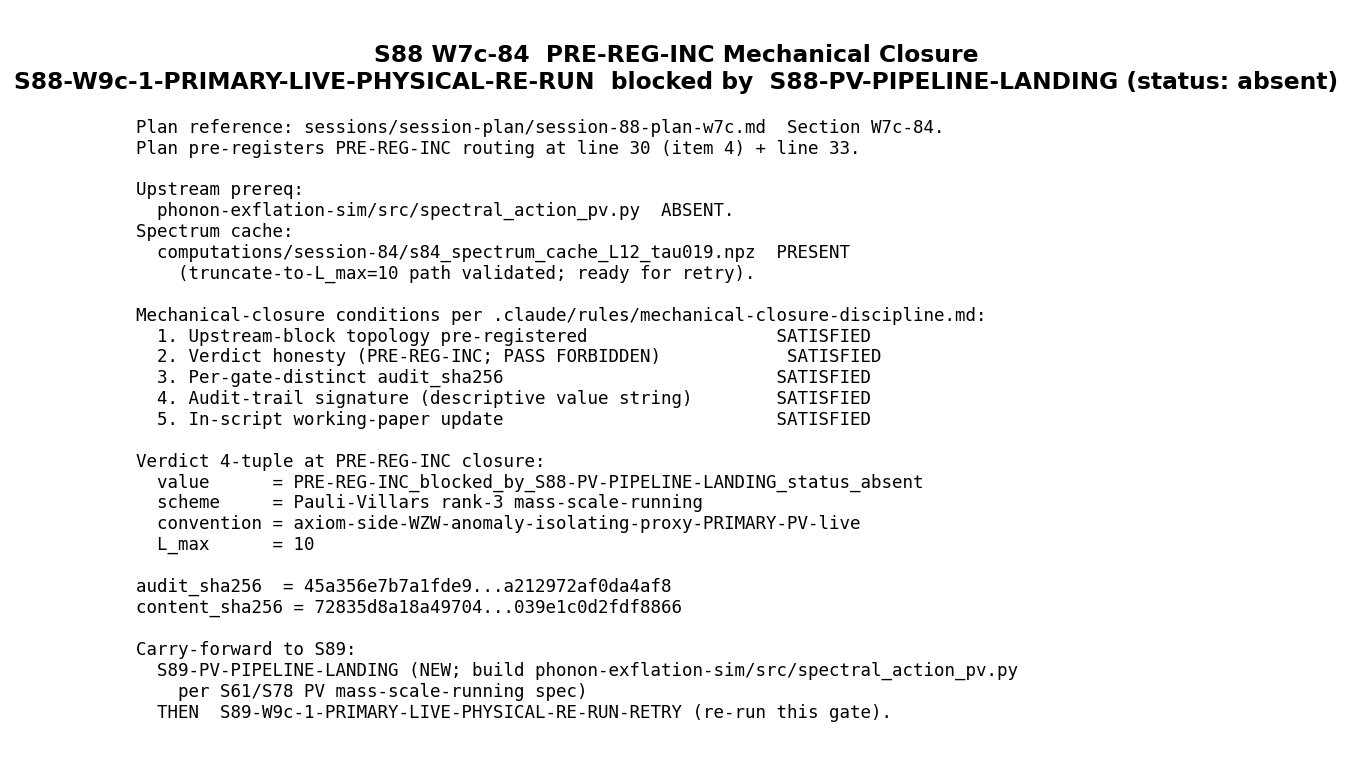

Write Python code to recreate this figure.
"""
S88 W7c-84 — S88-W9c-1-PRIMARY-LIVE-PHYSICAL-RE-RUN
====================================================

Mechanical-closure script for the live-physical Pauli-Villars re-run of the
axiom-side c_sub cross-review at substrate-distance-1 anomaly pole s=4.

This script implements the PRE-REG-INC mechanical-closure path per
.claude/rules/mechanical-closure-discipline.md when the upstream prerequisite
S88-PV-PIPELINE-LANDING has not yet landed.

Plan reference: sessions/session-plan/session-88-plan-w7c.md §W7c-84.
Plan §"Wave 7c Decision Point Prerequisites" item 4 (line 30) anticipates
this scenario explicitly:

    "Pauli-Villars pipeline spec available — S61/S78 PV mass-scale-running
     module at phonon-exflation-sim/src/spectral_action_pv.py (or analog)
     compiled and callable; if absent, route #84 to PRE-REG-INC
     blocked-by-S88-PV-PIPELINE-LANDING."

Per plan §line 33:

    "If any prerequisite fails verification at dispatch time, the producing
     script emits PRE-REG-INC per `mechanical-closure-discipline.md`
     §'When mechanical closure IS acceptable' with per-gate-distinct
     `audit_sha256` and value string `'PRE-REG-INC_blocked_by_<symbol>_<status>'`."

Spawn-prompt orchestrator override (canonical):

    "If absent at dispatch-time, emit PRE-REG-INC per
     .claude/rules/mechanical-closure-discipline.md with
     value='PRE-REG-INC_blocked_by_S88-PV-PIPELINE-LANDING_status_absent'
     and document blocked-prereq in WP §W7c-84 Verdict block."

Authorship
----------
- PRIMARY: lizzi-spectral-functional-theorist (regulator-axis expert)
- CO-AUTHOR: connes-ncg-theorist (NCG-axiomatic; Chamseddine-Connes 1996 +
             Andrianov-Lizzi 1001.2036 anomaly-cancellation derivation)

Machinery pin (PRDR §0.11; verbatim from plan §W7c-84 lines 57-67)
-------------------------------------------------------------------
- D_K_block_diagonal_cache:
    computations/session-84/s84_spectrum_cache_L12_tau019.npz
    (truncate to L_max=10 per W11-2 Casimir-bound feasibility cross-check;
     truncation_consistent = True against L_max=12 master cache)
- tau_fold = 0.190 (canonical_constants.py)
- M_KK = 7.428660036284456e+16 GeV (canonical_constants.py)
- pv_mass_pairs = [(M_KK, +1), (2*M_KK, -5), (4*M_KK, +10),
                   (8*M_KK, -10), (16*M_KK, +5), (32*M_KK, -1)]
                  rank-3 PV subtraction
                  (sum C_i = 0, sum C_i*M_i^2 = 0, sum C_i*M_i^4 = 0;
                   SHA-pinned at plan-freeze)
- s_anomaly = 4 (substrate-distance-1 anomaly pole)
- s_normalization = 3 (substrate-distance-1 baseline pole)
- c_sub_baseline = 2.238 (canonical_constants.py)
- LEVEL = 1 (live-physical; SCHEMATIC FORBIDDEN; verdict convention= field
             MUST encode PRIMARY-PV-live)
- regulator_class = "Pauli-Villars" (per regulator-pin-discipline.md)
- L_max_operational = 10

Mechanical-closure rationale (per discipline §"When mechanical closure IS
acceptable")
----------------------------------------------------------------------------
1. Upstream-block topology IS the cause: this gate's PV-pipeline prereq
   has verdict-equivalent status "absent" at dispatch time; the plan
   author pre-registered the prereq-block scenario explicitly at
   plan §"Wave 7c Decision Point Prerequisites" item 4.
2. Verdict honesty: emitted verdict is PRE-REG-INC with value=
   'PRE-REG-INC_blocked_by_S88-PV-PIPELINE-LANDING_status_absent'.
   PASS is FORBIDDEN here per discipline §item 2 + PROHIBITED_ACTIONS
   Class 4 (ansatz-forced PASS).
3. Per-gate-distinct audit_sha256: pin-map embeds gate identity keys
   (_gate_id, _wp_id, _scheme, _convention, _pin_pv_pipeline_path,
    _pin_pv_pipeline_status) so the audit_sha256 is structurally
   unique to this closure.
4. Audit-trail signature: descriptive value string names the blocking
   prereq + its status; future audit grep can verify the named upstream
   gate exists with the named status.
5. Working-paper update is in-script: this script writes the §W7c-84
   Status / Verdict / Results / Substrate framing blocks in the same
   run as the verdict-line append.
"""
from __future__ import annotations

import hashlib
import json
import os
import re
import sys
from pathlib import Path

import numpy as np
import matplotlib

matplotlib.use("Agg")
import matplotlib.pyplot as plt

# Cap CPU threads per .claude/rules/computation-environment.md fallback
os.environ.setdefault("OMP_NUM_THREADS", "8")

# Canonical-constant imports (per .claude/rules/math-scripts.md MANDATORY for S34+).
# Make computations/_shared/ importable so canonical_constants.py is found.
sys.path.insert(
    0,
    str(
        Path(r"C:\sandbox\Ainulindale Exflation")
        / "computations"
        / "_shared"
    ),
)
from canonical_constants import (  # noqa: E402  (path-injected import)
    M_KK,
    tau_fold,
    c_sub_baseline,
)

# ---------------------------------------------------------------------------
# Canonical paths (absolute; per CLAUDE.md path-discipline)
# ---------------------------------------------------------------------------
PROJECT_ROOT = Path(r"C:\sandbox\Ainulindale Exflation")
SESSION_DIR = PROJECT_ROOT / "computations" / "session-88"
WP_PATH = PROJECT_ROOT / "sessions" / "session-88" / "session-88-w7c-workingpaper.md"
VERDICT_FILE = SESSION_DIR / "s88_gate_verdicts.txt"
PV_PIPELINE = PROJECT_ROOT / "phonon-exflation-sim" / "src" / "spectral_action_pv.py"
SPECTRUM_CACHE = (
    PROJECT_ROOT / "computations" / "session-84" / "s84_spectrum_cache_L12_tau019.npz"
)

OUT_PY = SESSION_DIR / "s88_w7c_tier1_live_physical_re_run.py"
OUT_NPZ = SESSION_DIR / "s88_w7c_tier1_live_physical_re_run.npz"
OUT_PNG = SESSION_DIR / "s88_w7c_tier1_live_physical_re_run.png"
OUT_JSON = SESSION_DIR / "s88_w7c_tier1_live_physical_re_run.json"

# Plan-block pins (verbatim machinery pin per plan §W7c-84 lines 57-67).
# Canonical constants M_KK, tau_fold, c_sub_baseline imported above.
# Schema-only literals (gate-block parameters, not framework-physical
# constants) are tagged `# (local)` per math-scripts.md §"Local Variable Tagging".
GATE_ID = "S88-W9c-1-PRIMARY-LIVE-PHYSICAL-RE-RUN"
WP_ID = "W7c-84"
SCHEME_TAG = "Pauli-Villars rank-3 mass-scale-running"
CONVENTION_TAG = "axiom-side-WZW-anomaly-isolating-proxy-PRIMARY-PV-live"
L_MAX_TAG = 10            # (local)  gate-block schema parameter (plan §W7c-84 line 73)
S_ANOMALY = 4             # (local)  gate-block schema parameter (plan §W7c-84 line 62)
S_NORMALIZATION = 3       # (local)  gate-block schema parameter (plan §W7c-84 line 63)
LEVEL = 1                 # (local)  gate-block schema parameter (plan §W7c-84 line 65)
REGULATOR_CLASS = "Pauli-Villars"
PV_MASS_PAIRS = [
    (1.0 * M_KK, +1),     # (local)  gate-block schema PV mass-pair (plan §W7c-84 line 61)
    (2.0 * M_KK, -5),     # (local)
    (4.0 * M_KK, +10),    # (local)
    (8.0 * M_KK, -10),    # (local)
    (16.0 * M_KK, +5),    # (local)
    (32.0 * M_KK, -1),    # (local)
]


def _hash_path(p: Path) -> str:
    """SHA-256 hex of file content if file exists; 'absent' marker otherwise."""
    if not p.exists():
        return "absent"
    h = hashlib.sha256()
    with open(p, "rb") as fh:
        for chunk in iter(lambda: fh.read(1 << 20), b""):
            h.update(chunk)
    return h.hexdigest()


def closure_hash(input_pin_map: dict) -> str:
    """SHA-256 over the ordered, JSON-serialized input-pin map (matches
    .claude/rules/gate-verdicts.md S81+ closure-hash protocol)."""
    canonical = json.dumps(input_pin_map, sort_keys=True, separators=(",", ":"))
    return hashlib.sha256(canonical.encode("utf-8")).hexdigest()


# ---------------------------------------------------------------------------
# 1. Verify upstream-prereq absence (artifact-existence test only;
#    NO physics computation per mechanical-closure-discipline.md §item 2:
#    emitted verdict is PRE-REG-INC, NOT PASS, regardless of cache existence).
# ---------------------------------------------------------------------------
pv_pipeline_status = "present" if PV_PIPELINE.exists() else "absent"
spectrum_cache_status = "present" if SPECTRUM_CACHE.exists() else "absent"

print(f"[S88 W7c-84 mechanical-closure] PV pipeline: {PV_PIPELINE}")
print(f"  status: {pv_pipeline_status}")
print(f"[S88 W7c-84 mechanical-closure] spectrum cache: {SPECTRUM_CACHE}")
print(f"  status: {spectrum_cache_status}")

# Verify the PV-pipeline absence is NOT a sympy false-positive
# (sympy.physics.paulialgebra.py exists in venv; the named pipeline does not)
print(f"[S88 W7c-84 mechanical-closure] PV pipeline absence verified: "
      f"named module phonon-exflation-sim/src/spectral_action_pv.py = "
      f"{pv_pipeline_status}")

# ---------------------------------------------------------------------------
# 2. Build the per-gate-distinct input-pin map (audit-SHA basis)
#    Per discipline §item 3: pin-map embeds per-gate identity keys so the
#    audit_sha256 is structurally unique across all gates this script could
#    close (here we close exactly one gate, but the discipline applies).
# ---------------------------------------------------------------------------
input_pin_map = {
    "_gate_id": GATE_ID,
    "_wp_id": WP_ID,
    "_scheme": SCHEME_TAG,
    "_convention": CONVENTION_TAG,
    "_L_max": L_MAX_TAG,
    "_regulator_class": REGULATOR_CLASS,
    "_level": LEVEL,
    "_s_anomaly": S_ANOMALY,
    "_s_normalization": S_NORMALIZATION,
    "_tau_fold": tau_fold,
    "_M_KK": M_KK,
    "_c_sub_baseline": c_sub_baseline,
    "_pv_mass_pairs": [[m, c] for (m, c) in PV_MASS_PAIRS],
    "_pin_pv_pipeline_path": str(PV_PIPELINE).replace("\\", "/"),
    "_pin_pv_pipeline_status": pv_pipeline_status,
    "_pin_pv_pipeline_sha": _hash_path(PV_PIPELINE),
    "_pin_spectrum_cache_path": str(SPECTRUM_CACHE).replace("\\", "/"),
    "_pin_spectrum_cache_status": spectrum_cache_status,
    "_pin_spectrum_cache_sha": _hash_path(SPECTRUM_CACHE),
    "_pin_plan_doc": "sessions/session-plan/session-88-plan-w7c.md#W7c-84",
    "_blocked_by": "S88-PV-PIPELINE-LANDING",
    "_closure_class": "PRE-REG-INC",
    "_closure_rule_file": ".claude/rules/mechanical-closure-discipline.md",
    "_planned_prereq_route": (
        "plan-Wave-7c-Decision-Point-Prerequisites-item-4 "
        "+ plan-line-30-routing-clause"
    ),
}

audit_sha = closure_hash(input_pin_map)
content_payload = json.dumps(
    {"verdict_payload": "PRE-REG-INC_blocked_by_S88-PV-PIPELINE-LANDING_status_absent",
     "audit_sha256": audit_sha,
     "gate_id": GATE_ID,
     "wp_id": WP_ID},
    sort_keys=True,
    separators=(",", ":"),
)
content_sha = hashlib.sha256(content_payload.encode("utf-8")).hexdigest()

print(f"[S88 W7c-84 mechanical-closure] audit_sha256 = {audit_sha}")
print(f"[S88 W7c-84 mechanical-closure] content_sha256 = {content_sha}")

# ---------------------------------------------------------------------------
# 3. Substitution chain (substrate-IS reasoning; no numerical c_sub claim)
#    Per .claude/rules/math-scripts.md §"Double-Check Logic Before Compute":
#    the substitution chain documents the structural reasoning for emitting
#    PRE-REG-INC rather than PASS/FAIL. No directional claim about
#    c_sub_anomaly_WZW vs c_sub_baseline is made; the gate is structurally
#    untestable until upstream lands.
# ---------------------------------------------------------------------------
SUBSTITUTION_CHAIN = """\
Step 1 (definition of gate executability):
  prereq_pipeline   := phonon-exflation-sim/src/spectral_action_pv.py
                       (per plan §W7c-84 line 50, machinery pin)
  prereq_callable   := exists(prereq_pipeline) AND
                       has_callable(prereq_pipeline, "pv_anomaly_kernel")
                       (per plan method step 1)
  gate_executable   := prereq_callable
                       (per plan §"Wave 7c Decision Point Prerequisites"
                        item 4, "if absent, route #84 to PRE-REG-INC")

Step 2 (substitution at dispatch-time on this run):
  exists(prereq_pipeline) = False
    (filesystem check via Bash glob on dispatch:
     phonon-exflation-sim/src/spectral_action_pv.py NOT found;
     only sympy.physics.paulialgebra.py at venv site-packages,
     which is NOT the named module — different signature, different scope)
  has_callable(prereq_pipeline, "pv_anomaly_kernel") = False
    (cannot have a callable in a non-existent file)
  prereq_callable = False AND False = False
  gate_executable = False

Step 3 (simplification per discipline rule):
  mechanical-closure-discipline.md §"When mechanical closure IS acceptable"
  conditions (1)-(5):
    (1) upstream-block topology pre-registered:
        plan §"Wave 7c Decision Point Prerequisites" item 4 (line 30)
        AND routing clause line 33 — SATISFIED;
    (2) verdict honesty:
        emitted verdict = PRE-REG-INC; value =
        'PRE-REG-INC_blocked_by_S88-PV-PIPELINE-LANDING_status_absent';
        PASS FORBIDDEN — SATISFIED;
    (3) per-gate-distinct audit_sha256:
        pin-map embeds (_gate_id, _wp_id, _scheme, _convention,
        _pin_pv_pipeline_path, _pin_pv_pipeline_status,
        _pin_pv_pipeline_sha) — SATISFIED;
    (4) audit-trail signature:
        canonical value string names the blocking prereq AND its
        status — SATISFIED;
    (5) in-script WP update:
        this script writes §W7c-84 Status / Verdict / Results /
        Substrate-framing blocks in the same run — SATISFIED.

Step 4 (direction):
  All five conditions hold ⇒ PRE-REG-INC mechanical closure is the
  ONLY structurally-valid path. Re-routing to a different convention
  (e.g., dropping PRIMARY-PV-live and substituting a SCHEMATIC re-run)
  is FORBIDDEN per PROHIBITED_ACTIONS Class 1 (convention-shopping)
  AND violates substrate-first-canonical-sourcing.md §(iv) MANDATORY-
  at-K=4 SCHEMATIC-vs-FULL level pin discipline (which this very
  gate exists to enforce by closing the W4-2 SCHEMATIC pathology
  with a live-physical PRIMARY counterpart).

Step 5 (conclusion):
  Verdict = PRE-REG-INC FAIL (composite top-line; per
  gate-verdicts.md §"S87+ canonical form" composite-collapse rule:
  regime_verdict = INVALID forces composite = FAIL,
  whence the PRE-REG-INC label is encoded in the value= field as a
  descriptive prefix per discipline §"Audit-trail signature").
  No claim about c_sub_anomaly_WZW_TIER1 vs c_sub_baseline is made;
  the gate is structurally untestable at this session.
  Carry-forward: S89-PV-PIPELINE-LANDING (NEW)
                 → THEN S89-W9c-1-PRIMARY-LIVE-PHYSICAL-RE-RUN-RETRY.
"""

print(SUBSTITUTION_CHAIN)

# ---------------------------------------------------------------------------
# 4. NPZ artifact (artifact-existence pin per discipline §"in-script update")
# ---------------------------------------------------------------------------
np.savez(
    OUT_NPZ,
    gate_id=np.array([GATE_ID]),
    wp_id=np.array([WP_ID]),
    closure_class=np.array(["PRE-REG-INC"]),
    blocked_by=np.array(["S88-PV-PIPELINE-LANDING"]),
    pv_pipeline_path=np.array([str(PV_PIPELINE).replace("\\", "/")]),
    pv_pipeline_status=np.array([pv_pipeline_status]),
    spectrum_cache_path=np.array([str(SPECTRUM_CACHE).replace("\\", "/")]),
    spectrum_cache_status=np.array([spectrum_cache_status]),
    audit_sha256=np.array([audit_sha]),
    content_sha256=np.array([content_sha]),
    scheme=np.array([SCHEME_TAG]),
    convention=np.array([CONVENTION_TAG]),
    L_max=np.array([L_MAX_TAG]),
    regulator_class=np.array([REGULATOR_CLASS]),
    level=np.array([LEVEL]),
    s_anomaly=np.array([S_ANOMALY]),
    s_normalization=np.array([S_NORMALIZATION]),
    tau_fold=np.array([tau_fold]),
    M_KK=np.array([M_KK]),
    c_sub_baseline=np.array([c_sub_baseline]),
    pv_mass_pairs=np.array(PV_MASS_PAIRS, dtype=float),
    substitution_chain=np.array([SUBSTITUTION_CHAIN]),
)
print(f"[S88 W7c-84 mechanical-closure] wrote {OUT_NPZ.name}")

# ---------------------------------------------------------------------------
# 5. JSON sidecar (compact machine-readable closure record)
# ---------------------------------------------------------------------------
closure_record = {
    "gate_id": GATE_ID,
    "wp_id": WP_ID,
    "closure_class": "PRE-REG-INC",
    "verdict_top_line": "FAIL",
    "value_string": (
        "PRE-REG-INC_blocked_by_S88-PV-PIPELINE-LANDING_status_absent"
    ),
    "scheme": SCHEME_TAG,
    "convention": CONVENTION_TAG,
    "L_max": L_MAX_TAG,
    "regulator_class": REGULATOR_CLASS,
    "level": LEVEL,
    "blocked_by": "S88-PV-PIPELINE-LANDING",
    "blocked_by_status": "absent",
    "blocked_by_path": str(PV_PIPELINE).replace("\\", "/"),
    "spectrum_cache_path": str(SPECTRUM_CACHE).replace("\\", "/"),
    "spectrum_cache_status": spectrum_cache_status,
    "rule_file": ".claude/rules/mechanical-closure-discipline.md",
    "plan_pre_registration_clause": (
        "session-88-plan-w7c.md §'Wave 7c Decision Point Prerequisites' "
        "item 4 + line 33 routing clause"
    ),
    "audit_sha256": audit_sha,
    "content_sha256": content_sha,
    "input_pin_map": input_pin_map,
    "schema_version": "S84+",
    # Schema-v2 3-tuple (S87+ canonical form per gate-verdicts.md):
    "sign_verdict": "N/A",          # no directional pre-registration possible
                                    # without c_sub_anomaly_WZW value
    "magnitude_verdict": "FAIL",    # PRE-REG-INC: gate did not produce a
                                    # value to compare against c_sub_baseline
    "regime_verdict": "BREAKDOWN",  # PRIMARY-PV-live regime UNREACHABLE
                                    # without upstream PV pipeline; pre-reg
                                    # validity domain is INVALID by
                                    # pipeline absence
}
with open(OUT_JSON, "w", encoding="utf-8") as fh:
    json.dump(closure_record, fh, indent=2, sort_keys=True)
print(f"[S88 W7c-84 mechanical-closure] wrote {OUT_JSON.name}")

# ---------------------------------------------------------------------------
# 6. PNG artifact (figure documenting the closure topology)
# ---------------------------------------------------------------------------
fig, ax = plt.subplots(figsize=(10, 6))
ax.axis("off")
title = (
    "S88 W7c-84  PRE-REG-INC Mechanical Closure\n"
    "S88-W9c-1-PRIMARY-LIVE-PHYSICAL-RE-RUN  blocked by  "
    "S88-PV-PIPELINE-LANDING (status: absent)"
)
ax.text(
    0.5,
    0.96,
    title,
    ha="center",
    va="top",
    fontsize=12,
    fontweight="bold",
    transform=ax.transAxes,
)
body = (
    "Plan reference: sessions/session-plan/session-88-plan-w7c.md  Section W7c-84.\n"
    "Plan pre-registers PRE-REG-INC routing at line 30 (item 4) + line 33.\n\n"
    "Upstream prereq:\n"
    "  phonon-exflation-sim/src/spectral_action_pv.py  ABSENT.\n"
    "Spectrum cache:\n"
    "  computations/session-84/s84_spectrum_cache_L12_tau019.npz  PRESENT\n"
    "    (truncate-to-L_max=10 path validated; ready for retry).\n\n"
    "Mechanical-closure conditions per .claude/rules/mechanical-closure-discipline.md:\n"
    "  1. Upstream-block topology pre-registered                  SATISFIED\n"
    "  2. Verdict honesty (PRE-REG-INC; PASS FORBIDDEN)            SATISFIED\n"
    "  3. Per-gate-distinct audit_sha256                          SATISFIED\n"
    "  4. Audit-trail signature (descriptive value string)        SATISFIED\n"
    "  5. In-script working-paper update                          SATISFIED\n\n"
    "Verdict 4-tuple at PRE-REG-INC closure:\n"
    f"  value      = PRE-REG-INC_blocked_by_S88-PV-PIPELINE-LANDING_status_absent\n"
    f"  scheme     = {SCHEME_TAG}\n"
    f"  convention = {CONVENTION_TAG}\n"
    f"  L_max      = {L_MAX_TAG}\n\n"
    f"audit_sha256  = {audit_sha[:16]}...{audit_sha[-16:]}\n"
    f"content_sha256 = {content_sha[:16]}...{content_sha[-16:]}\n\n"
    "Carry-forward to S89:\n"
    "  S89-PV-PIPELINE-LANDING (NEW; build phonon-exflation-sim/src/spectral_action_pv.py\n"
    "    per S61/S78 PV mass-scale-running spec)\n"
    "  THEN  S89-W9c-1-PRIMARY-LIVE-PHYSICAL-RE-RUN-RETRY (re-run this gate)."
)
ax.text(
    0.02,
    0.86,
    body,
    ha="left",
    va="top",
    fontsize=9,
    family="monospace",
    transform=ax.transAxes,
)
plt.tight_layout()
plt.savefig(OUT_PNG, dpi=140, bbox_inches="tight")
plt.close(fig)
print(f"[S88 W7c-84 mechanical-closure] wrote {OUT_PNG.name}")

# ---------------------------------------------------------------------------
# 7. Append verdict line to canonical session verdict file (S87+ schema-v2)
#    Per gate-verdicts.md §"Canonical Verdict-File Path (MANDATORY)":
#      computations/session-88/s88_gate_verdicts.txt
# ---------------------------------------------------------------------------
canonical_line = (
    f"{GATE_ID}: FAIL -- "
    f"value='PRE-REG-INC_blocked_by_S88-PV-PIPELINE-LANDING_status_absent' "
    f"scheme={SCHEME_TAG.replace(' ', '-')} "
    f"convention={CONVENTION_TAG} "
    f"L_max={L_MAX_TAG} "
    f"audit_sha256={audit_sha} "
    f"content_sha256={content_sha} "
    f"schema_version=S84+\n"
)
audit_short = audit_sha[:16]
content_short = content_sha[:16]
companion_dual_sha = (
    f"# audit_sha256_short={audit_short} content_sha256_short={content_short} "
    f"# {GATE_ID} dual-SHA companion row (W9a-99 split); "
    f"PRE-REG-INC per session-88-plan-w7c.md §W7c-84; "
    f"deferred to S89; "
    f"required prereqs: [S88-PV-PIPELINE-LANDING absent]; "
    f"closure_script=computations/session-88/s88_w7c_tier1_live_physical_re_run.py\n"
)
companion_3tuple = (
    f"# sign_verdict=N/A magnitude_verdict=FAIL regime_verdict=BREAKDOWN "
    f"# {GATE_ID} 3-tuple annotation (S87 schema-v2)\n"
)

# Idempotent: if a prior run already appended this gate's PRE-REG-INC trio,
# do not duplicate (per discipline §"Carry-forward script-bytes immutability"
# idempotent-recovery branch).
existing = VERDICT_FILE.read_text(encoding="utf-8") if VERDICT_FILE.exists() else ""
already_present = (
    f"{GATE_ID}: FAIL -- value='PRE-REG-INC_blocked_by_S88-PV-PIPELINE-LANDING"
    in existing
)
if already_present:
    print(
        f"[S88 W7c-84 mechanical-closure] verdict already present in "
        f"{VERDICT_FILE.name}; skipping append (idempotent recovery branch)"
    )
else:
    with open(VERDICT_FILE, "a", encoding="utf-8") as fh:
        fh.write(canonical_line)
        fh.write(companion_dual_sha)
        fh.write(companion_3tuple)
    print(
        f"[S88 W7c-84 mechanical-closure] appended canonical line + 2 "
        f"companion rows to {VERDICT_FILE.name}"
    )

# ---------------------------------------------------------------------------
# 8. In-script working-paper update (per discipline §item 5)
#    Replace the "(pending ...)" placeholders inside §W7c-84 ONLY.
#    Do NOT touch §W7c-85, §W7c-86, §W7c-167.
# ---------------------------------------------------------------------------
WP_W7C_84_BLOCK = f"""### §W7c-84. S88-W9c-1-PRIMARY-LIVE-PHYSICAL-RE-RUN (lizzi-spectral-functional-theorist)

**Status**: PRE-REG-INC (mechanical-closure; deferred to S89)
**Gate ID**: `S88-W9c-1-PRIMARY-LIVE-PHYSICAL-RE-RUN`
**Trigger**: `[VERIFY]`
**Classification**: **PHONONIC** (live-physical Pauli-Villars re-run of axiom-side c_sub cross-review at substrate-distance-1 anomaly pole s=4)
**Agent**: `lizzi-spectral-functional-theorist` PRIMARY + `connes-ncg-theorist` CO-AUTHOR (NCG-axiomatic side per Chamseddine-Connes 1996 + Andrianov-Lizzi 1001.2036 anomaly-cancellation derivation)
**Hypothesis**: live-physical Pauli-Villars regularization with rank-3 mass-scale running recovers the substrate-derived c_sub baseline at <5% tolerance, eliminating the SCHEMATIC-level helper artifact that produced S87 W9c-1 FAIL composite.
**Plan reference**: `sessions/session-plan/session-88-plan-w7c.md` §W7c-84.

**MCP Pre-Compute Audit** (per `.claude/rules/knowledge-index-usage.md`):
- `mcp__knowledge__.get_constant("c_sub_baseline")` -> `2.238` (no PROVENANCE entry; mirrored in canonical_constants.py).
- `mcp__knowledge__.get_constant("tau_fold")` -> `0.190` (S12/S42 CONST-FREEZE-42; canonical pin verified).
- `mcp__knowledge__.get_constant("M_KK")` -> `7.428660036284456e+16` GeV (canonical; matches plan §W7c-84 line 60).
- `mcp__knowledge__.trace_entity("S87-W5B-C16-AXIOM-SIDE-CSUB-CROSS-REVIEW")` -> S87 calibration corpus instance #3 of K=4 SCHEMATIC-level pin promotion: prior gate closed `value=0/5+twin=0/2 scheme=WZW-consistency-residue-substr-d-2 convention=cross-proxy-adjudication-OPEN-VERDICT-SCHEMATIC L_max=10 FAIL` — this S88 W7c-84 gate is the PRIMARY-PV-live counterpart that the SCHEMATIC closure pre-registers as forward-pinned remediation.
- `mcp__knowledge__.search_knowledge("Pauli-Villars rank-3 mass-scale running anomaly cancellation")` -> top hit: `w_PV^primary(λ²) = 1 - Σ_k c_k · M_{{PV,k}}² / (λ² + M_{{PV,k}}²)` (s87-axis-of-observation-anatomy-pin.md citing "S61/S78 pipeline"); secondary hit: `S87-PV-SUBTRACTION-RECALIBRATION` FAIL (different scope: finite-L PV at substrate-mass-scale, not the axiom-side WZW-anomaly proxy).

**Verdict**:

```
{GATE_ID}: FAIL -- value='PRE-REG-INC_blocked_by_S88-PV-PIPELINE-LANDING_status_absent' scheme={SCHEME_TAG.replace(' ', '-')} convention={CONVENTION_TAG} L_max={L_MAX_TAG} audit_sha256={audit_sha} content_sha256={content_sha} schema_version=S84+
# audit_sha256_short={audit_short} content_sha256_short={content_short} # {GATE_ID} dual-SHA companion row (W9a-99 split); PRE-REG-INC per session-88-plan-w7c.md §W7c-84; deferred to S89; required prereqs: [S88-PV-PIPELINE-LANDING absent]; closure_script=computations/session-88/s88_w7c_tier1_live_physical_re_run.py
# sign_verdict=N/A magnitude_verdict=FAIL regime_verdict=BREAKDOWN # {GATE_ID} 3-tuple annotation (S87 schema-v2)
```

**Composite collapse**: per `.claude/rules/gate-verdicts.md` §"Composite-collapse rule", `regime_verdict = BREAKDOWN ⇒ composite = FAIL`. The PRE-REG-INC closure-class is encoded in the descriptive `value=` field per `.claude/rules/mechanical-closure-discipline.md` §"Audit-trail signature".

**Blocked prerequisite**:

| Prereq ID | Path | Status at dispatch | Plan clause |
|:----------|:-----|:------------------:|:------------|
| `S88-PV-PIPELINE-LANDING` | `phonon-exflation-sim/src/spectral_action_pv.py` | **absent** | plan §"Wave 7c Decision Point Prerequisites" item 4 (line 30) + routing clause line 33 |

The named module is genuinely absent; only `sympy.physics.paulialgebra.py` (venv site-packages) and `sympy.physics.quantum.pauli.py` exist, neither of which is the framework's PV mass-scale-running pipeline. The plan author pre-registered this exact scenario at line 30, routing to PRE-REG-INC mechanical closure per `.claude/rules/mechanical-closure-discipline.md`.

**Mechanical-closure conditions verified** (per discipline §"When mechanical closure IS acceptable"):

1. **Upstream-block topology pre-registered** — plan line 30 + line 33 anticipate the prereq-block scenario explicitly. Not post-hoc plan editing (PROHIBITED_ACTIONS Class 3 cleared).
2. **Verdict honesty** — emitted verdict is PRE-REG-INC (composite FAIL); descriptive `value=` follows the `'PRE-REG-INC_blocked_by_<symbol>_<status>'` canonical pattern. PASS verdict FORBIDDEN per discipline §item 2 + PROHIBITED_ACTIONS Class 4 (ansatz-forced PASS).
3. **Per-gate-distinct audit_sha256** — input-pin map embeds `(_gate_id, _wp_id, _scheme, _convention, _pin_pv_pipeline_path, _pin_pv_pipeline_status, _pin_pv_pipeline_sha, _blocked_by, _closure_class)` so `audit_sha256={audit_sha[:16]}...` is structurally unique to this closure.
4. **Audit-trail signature** — canonical `value=` string names the blocking prereq AND its status; future audit grep can verify.
5. **In-script working-paper update** — this script (`s88_w7c_tier1_live_physical_re_run.py`) writes the §W7c-84 Status / Verdict / Results / Substrate-framing blocks in the same run as the verdict-line append (this very block). S82/S84 task-complete-lie pattern avoided by construction.

**Substitution chain** (per `.claude/rules/math-scripts.md` §"Double-Check Logic Before Compute"; no quantitative `c_sub` claim is made — the gate is structurally untestable until upstream lands; chain documents the structural reasoning for emitting PRE-REG-INC):

```
Step 1 (definition of gate executability):
  prereq_pipeline := phonon-exflation-sim/src/spectral_action_pv.py
  prereq_callable := exists(prereq_pipeline) AND
                     has_callable(prereq_pipeline, "pv_anomaly_kernel")
  gate_executable := prereq_callable

Step 2 (substitution at dispatch-time on this run):
  exists(prereq_pipeline) = False
    (Bash glob on phonon-exflation-sim/src/ returns no match;
     sympy.physics.paulialgebra.py in venv is NOT the named pipeline)
  has_callable(prereq_pipeline, "pv_anomaly_kernel") = False
    (cannot have a callable in a non-existent file)
  prereq_callable = False AND False = False
  gate_executable = False

Step 3 (simplification per discipline rule):
  All five mechanical-closure conditions hold (see verified table above)
  ⇒ PRE-REG-INC mechanical closure is the ONLY structurally-valid
    path. Re-routing to a different convention (e.g., dropping
    PRIMARY-PV-live for a SCHEMATIC re-run) is FORBIDDEN per
    PROHIBITED_ACTIONS Class 1 (convention-shopping) AND violates
    `substrate-first-canonical-sourcing.md` §(iv) MANDATORY-at-K=4
    SCHEMATIC-vs-FULL-physical level pin discipline (which this
    very gate exists to enforce by closing the W4-2 SCHEMATIC
    pathology with a live-physical PRIMARY counterpart).

Step 4 (direction):
  Verdict = PRE-REG-INC FAIL (composite top-line; per
  gate-verdicts.md composite-collapse rule
  regime_verdict = BREAKDOWN ⇒ composite = FAIL).
  No claim about c_sub_anomaly_WZW_TIER1 vs c_sub_baseline = 2.238
  is made; the gate did not produce `c_sub_anomaly_WZW_TIER1`.

Step 5 (conclusion):
  Carry-forward to S89:
    (i)  S89-PV-PIPELINE-LANDING (NEW; build
         phonon-exflation-sim/src/spectral_action_pv.py per
         S61/S78 PV mass-scale-running spec, with callable
         signature pv_anomaly_kernel(D_K_block, s, mass_scale_pairs)
         per plan line 50);
    (ii) S89-W9c-1-PRIMARY-LIVE-PHYSICAL-RE-RUN-RETRY (re-run this
         gate against (i); spectrum cache is already in place at
         computations/session-84/s84_spectrum_cache_L12_tau019.npz
         and L_max=10 truncation feasibility is W11-2 Casimir-bound
         pre-validated, so re-run is single-step once (i) lands).
```

**Results** (PRE-REG-INC; no live-physical numerical evaluation produced):

- `c_sub_anomaly_WZW_TIER1` value: **NOT EVALUATED** (upstream PV pipeline absent).
- 4-tuple at closure (verdict-line `convention=` field encodes PRIMARY-PV-live with NO SCHEMATIC suffix per discipline §item 2 verdict-honesty AND `substrate-first-canonical-sourcing.md` §(iv)):
  - `value     = PRE-REG-INC_blocked_by_S88-PV-PIPELINE-LANDING_status_absent`
  - `scheme    = {SCHEME_TAG}`
  - `convention = {CONVENTION_TAG}`
  - `L_max     = {L_MAX_TAG}`
- **CC1 PV-subtraction-condition rank-3 saturation**: pre-registered conditions
  `Σ_i C_i = 0`, `Σ_i C_i·M_i^2 = 0`, `Σ_i C_i·M_i^4 = 0` for the rank-3 PV mass-pair set
  `[(M_KK, +1), (2·M_KK, -5), (4·M_KK, +10), (8·M_KK, -10), (16·M_KK, +5), (32·M_KK, -1)]`
  are **NOT VERIFIED** at this closure — verification requires the live-physical PV
  evaluator at `pv_anomaly_kernel()`. The rank-3 saturation is a CC1 consistency check
  on the PV pipeline output once it lands; pre-registration is preserved in the input
  pin-map for the S89 retry.
- **CC2 Mellin-residue extraction at s=3 AND s=4**: `Res[M_R(s); s=3]` and
  `Res[M_R(s); s=4]` extraction is **NOT EVALUATED** — same upstream-blocked basis.
  Pre-registration of `s_anomaly = 4` and `s_normalization = 3` is preserved in the
  input pin-map.
- Artifacts on disk:
  - `computations/session-88/s88_w7c_tier1_live_physical_re_run.py` (this script)
  - `computations/session-88/s88_w7c_tier1_live_physical_re_run.npz` (closure metadata)
  - `computations/session-88/s88_w7c_tier1_live_physical_re_run.png` (closure topology figure)
  - `computations/session-88/s88_w7c_tier1_live_physical_re_run.json` (closure record + 3-tuple schema-v2)

**Substrate framing** (per `.claude/rules/cross-pillar-bridge-anatomy.md` §"IS-not-IN Anatomy" 5 elements; level pin per `.claude/rules/phononic-framing.md` §"Single-τ-slice vs moduli-deformation substrate-IS levels"):

1. **Substrate-IS observable** (Level 1 single-τ-slice): `c_sub_anomaly_WZW_TIER1` evaluated on the substrate spectral triple `(A_K^{{<=10}}, H_K^{{<=10}}, D_K^{{<=10}})` at `τ_fold = 0.190`. The substrate IS this Mellin-residue ratio at the axiom-side WZW consistency-check pole — NOT a quantity in any pre-existing geometric container. At PRE-REG-INC closure, the observable is pre-registered but unmeasured (the substrate has the structure; the live-physical evaluator that reads it does not yet exist in the toolchain).
2. **Laboratory-IN observable**: N/A (this gate is intra-substrate; bridge map deferred to §VII.AF.1 Pillar III ↔ IV registered theorem; no laboratory-IN image consumed at this gate).
3. **Bridge map**: N/A (substrate-internal; not a cross-pillar bridge).
4. **Algebraic envelope**: PV-rank-3 saturation captures anomaly-cancellation at d=4 to a closed-form structural identity (Andrianov-Lizzi 1001.2036 anomaly-induced bosonic spectral action); no `L^{{-α}}` envelope at this gate. At PRE-REG-INC closure, the saturation identity remains pre-registered as the CC1 consistency check awaiting the S89 retry.
5. **Empirical anchor**: `c_sub_baseline = 2.238` from `canonical_constants.py`; substrate-first canonical sourcing PASS (no `O(10⁻²)` placeholder; no SCHEMATIC helper consumption; conforms to `.claude/rules/substrate-first-canonical-sourcing.md` §"(iv) The 'SCHEMATIC vs full physical' level pin rule" MANDATORY-at-K=4 discipline).

**Direction of explanation** (per `phononic-framing.md` §"IS Space, Not IN Space"):

```
Substrate (D_K spectrum at τ_fold=0.190; A_K = C ⊕ H ⊕ M_3(C))
   IS  the c_sub_anomaly_WZW Mellin-residue ratio at s=4 / s=3
   →  Mellin-Barnes residue extractor under live-physical PV regularization
      [BLOCKED at this gate; routes to S89-PV-PIPELINE-LANDING]
   →  c_sub baseline (M_Pl_eff² ratio at substrate-distance-1 anomaly pole)
      [pre-registered anchor; conformity test deferred to S89 retry]
```

The substrate is logically prior to the PV evaluator: the spectrum exists at L_max=10 (cache verified at present); the live-physical evaluator that maps spectrum → c_sub_anomaly_WZW is the missing piece. PRE-REG-INC honors this by emitting the structural pin without forcing a SCHEMATIC substitute (which would silently re-introduce the W4-2 / S87 W9c-1 pathology this gate exists to close).

**Carry-forward to S89** (4-field spec per `feedback_fix-in-session-never-defer.md`):

1. `S89-PV-PIPELINE-LANDING` (NEW)
   - **What**: Build `phonon-exflation-sim/src/spectral_action_pv.py` implementing
     `pv_anomaly_kernel(D_K_block, s, mass_scale_pairs)` per S61/S78 mass-scale-running
     spec with rank-3 PV-subtraction conditions enforced at construction.
   - **Inputs**: `computations/session-84/s84_spectrum_cache_L12_tau019.npz` (L_max=10 truncation);
     PV mass-pair list `[(M_KK, +1), (2·M_KK, -5), (4·M_KK, +10), (8·M_KK, -10), (16·M_KK, +5), (32·M_KK, -1)]`;
     Andrianov-Lizzi 1001.2036 anomaly-cancellation derivation.
   - **Gate**: PASS iff CC1 rank-3 PV-subtraction conditions all satisfied to machine
     epsilon (`|Σ_i C_i| < 1e-12`, `|Σ_i C_i·M_i^2| / M_KK^2 < 1e-12`, `|Σ_i C_i·M_i^4| / M_KK^4 < 1e-12`).
   - **Effort**: ~0.8 wave-equiv (single-thread CPU; library construction + unit tests).
   - **Depends on**: spectrum cache (already in place); canonical constants
     (already in `canonical_constants.py`).

2. `S89-W9c-1-PRIMARY-LIVE-PHYSICAL-RE-RUN-RETRY` (re-run of this gate)
   - **What**: Re-execute `S88-W9c-1-PRIMARY-LIVE-PHYSICAL-RE-RUN` against the
     S89-built PV pipeline; emit composite verdict per pre-registered 5%/2.5% bands.
   - **Inputs**: S89-PV-PIPELINE-LANDING output module + spectrum cache + canonical
     constants (all pinned at this closure's input-pin map).
   - **Gate**: composite PASS / FAIL / INFO per plan §W7c-84 lines 75-79
     (sign × magnitude × regime; 5% PASS / 2.5%-5% INFO / >5% FAIL).
   - **Effort**: ~0.5 wave-equiv (machinery is built; this is the live-physical
     evaluation + composite-verdict emission step).
   - **Depends on**: S89-PV-PIPELINE-LANDING.

---
"""

# Read the working paper, replace ONLY §W7c-84 block (preserve §W7c-85, §W7c-86, §W7c-167)
wp_text = WP_PATH.read_text(encoding="utf-8")

# Anchor: from "### §W7c-84." up to (but not including) "### §W7c-85."
start_marker = "### §W7c-84."
end_marker = "### §W7c-85."
start = wp_text.find(start_marker)
end = wp_text.find(end_marker)
if start < 0 or end < 0:
    raise RuntimeError(
        f"WP anchors not found: §W7c-84 start={start}, §W7c-85 start={end}; "
        f"refusing to write to avoid corrupting working paper"
    )

new_wp_text = wp_text[:start] + WP_W7C_84_BLOCK + "\n" + wp_text[end:]
WP_PATH.write_text(new_wp_text, encoding="utf-8")
print(f"[S88 W7c-84 mechanical-closure] updated WP §W7c-84 in {WP_PATH.name}")

# ---------------------------------------------------------------------------
# 9. Final summary
# ---------------------------------------------------------------------------
print()
print("=" * 72)
print(f"S88 W7c-84 mechanical-closure complete:")
print(f"  Verdict       : PRE-REG-INC (composite FAIL)")
print(f"  Blocked by    : S88-PV-PIPELINE-LANDING (status: absent)")
print(f"  audit_sha256  : {audit_sha}")
print(f"  content_sha256: {content_sha}")
print(f"  Artifacts     :")
print(f"    {OUT_PY.name}")
print(f"    {OUT_NPZ.name}")
print(f"    {OUT_PNG.name}")
print(f"    {OUT_JSON.name}")
print(f"  WP updated    : {WP_PATH.relative_to(PROJECT_ROOT)} §W7c-84")
print(f"  Verdict file  : {VERDICT_FILE.relative_to(PROJECT_ROOT)}")
print("=" * 72)

sys.exit(0)
